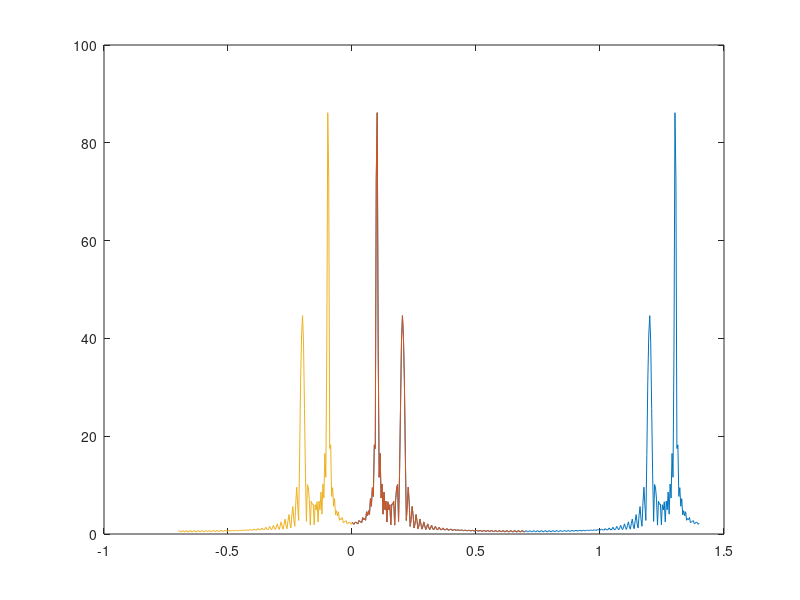

Write the MATLAB code that produced this figure.

% Durées des signaux
T1 = 128
T2 = 64
T  = 256

% Fréquences des signaux, en Hz = 1/s
f1 = 0.1
f2 = 0.2

% Borne du support de la TF
lambda_c = max(f1, f2);

% Le pas d'échantillonage permettant la reconstitution du signal
a = 1 / (2 * lambda_c + 1);

% Le signal échantilloné
n = ceil(T / a)
s = zeros(1, n);


offset = 0;
n1 = floor(T1/a)
thetas = linspace(0, T1 * f1 * 2 * pi, n1 + 1); % +1 for offset
s(1, 1:n1) = sin(offset + thetas(1:n1));
offset     = sin(offset + thetas(n1 + 1));

n2     = floor(T2/a)
thetas = linspace(0, T1 * f1 * 2 * pi, n2)
s(1, (n1 + 1):(n1 + n2)) = sin(offset + thetas);

% plot(s)

tfd = abs(fft(s));

% Tracé de la transformée de Fourier discrète

fe = 1/a;
abs_tfd = linspace(0, fe, n);
plot(abs_tfd, tfd);

% Tracé du spectre approché du signal

%{
abs_tfa = mod(abs_tfd, (fe/2)) - floor(abs_tfd / (fe/2)) * (fe/2);
plot(abs_tfa, abs(fft(s)));
%}

half_n = floor(n / 2);

%{
abs_tfa = abs_tfd;
abs_tfa(half_n:n) = abs_tfa(half_n:n) - fe;
plot(abs_tfa, abs(fft(s)));
%}

hold on;
seg1 = 1:half_n;
seg2 = half_n+1:n;
plot(abs_tfd(seg1)     , tfd(seg1));
plot(abs_tfd(seg2) - fe, tfd(seg2));

%{
half_n = n / 2
abs_tfa = zeros(1, n);
abs_tfa(1 : half_n)     = abs_tfd(half_n+1, n) - fe;
abs_tfa(half_n + 1 : n) = abs_tfd(1, half_n);
plot(itv, abs(fft(s)));
%}

s;




